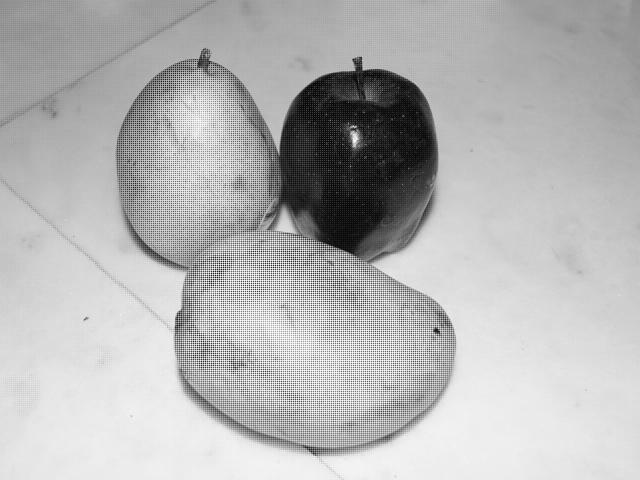
%> input picture ProcesamientosDeSeñalesEnTiempoReal/RGGB/RGGB/Frutas06r_rggb.jpg, 640 x 480 px
$ octave MarquezSalazarBrandon_Interpolacion_Bicubica.m   (GNU Octave 9; MATLAB toolbox functions it lacks are replaced by stand-ins)
%> lines starting %> are read from the running program, lines starting %| are printed output that depends on the picture
%% INTERPOLACIÓN BICÚBICA PARA PATRÓN BAYER RGGB - VERSIÓN VECTORIZADA
% Aplicación directa de las fórmulas del documento con indexación vectorizada:
% I(u+3) = (-I(u) + 9*I(u+2) + 9*I(u+4) - I(u+6)) / 16
% Se procesa directamente la imagen Bayer en un solo canal

clear; close all; clc;

%% Cargar la imagen Bayer RGGB
file_img = 'Frutas06r_rggb.jpg';
d = '/';
path_img = './RGGB/';

if ~exist(path_img, 'dir')
    path_img = uigetdir(pwd, 'Selecciona el directorio.');
    path_img = [path_img d];
end

imgRGGB = imread([path_img file_img]);
%> imgRGGB is the input picture: size 480x640 uint8; min 0, max 255, mean 181
[Rows, Cols] = size(imgRGGB);
%> Rows = 480; Cols = 640

%% Crear la imagen RGB destino
imgRGB = zeros(Rows, Cols, 3, 'uint8');

%% Definir índices de filas y columnas
RowP = 2:2:Rows;
%> RowP = 240 values from 2 to 480
RowI = 1:2:Rows;
%> RowI = 240 values from 1 to 479
ColP = 2:2:Cols;
%> ColP = 320 values from 2 to 640
ColI = 1:2:Cols;
%> ColI = 320 values from 1 to 639

%% Asignar píxeles originales
imgRGB(RowI, ColI, 1) = imgRGGB(RowI, ColI);  % R en (impar, impar)
imgRGB(RowI, ColP, 2) = imgRGGB(RowI, ColP);  % G1 en (impar, par)
imgRGB(RowP, ColI, 2) = imgRGGB(RowP, ColI);  % G2 en (par, impar)
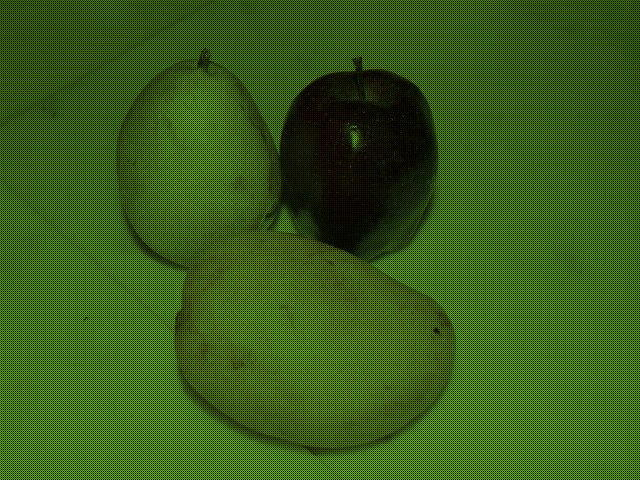
%> imgRGB: size 480x640x3 uint8; mean R, G, B 48.8, 91.8, 0
imgRGB(RowP, ColP, 3) = imgRGGB(RowP, ColP);  % B en (par, par)
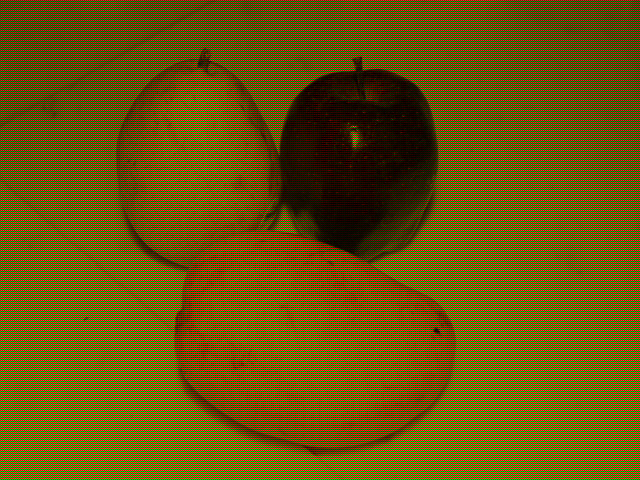
%> imgRGB: size 480x640x3 uint8; mean R, G, B 48.8, 91.8, 40.3

%% INTERPOLACIÓN HORIZONTAL CON FÓRMULA BICÚBICA - VECTORIZADA
% Fórmula: I(u+3) = (-I(u) + 9*I(u+2) + 9*I(u+4) - I(u+6)) / 16
% Interpola en posición u+3 usando puntos u, u+2, u+4, u+6

%% Definir rangos de columnas para interpolación horizontal
% Para interpolación en posición u+3, necesitamos columnas u, u+2, u+4, u+6
% Las columnas u+3 donde se interpola dependen del canal
cols_u3_RG2 = 4:2:Cols-6;  % Columnas para R y G2 (posición u+3)
%> cols_u3_RG2 = 316 values from 4 to 634
cols_u3_G1B = 5:2:Cols-6;  % Columnas para G1 y B (posición u+3)

cols_u_RG2   = cols_u3_RG2 - 3;  % Columnas u
cols_u2_RG2  = cols_u3_RG2 - 1;  % Columnas u+2
cols_u4_RG2  = cols_u3_RG2 + 1;  % Columnas u+4
cols_u6_RG2  = cols_u3_RG2 + 3;  % Columnas u+6

cols_u_G1B   = cols_u3_G1B - 3;  % Columnas u
cols_u2_G1B  = cols_u3_G1B - 1;  % Columnas u+2
cols_u4_G1B  = cols_u3_G1B + 1;  % Columnas u+4
cols_u6_G1B  = cols_u3_G1B + 3;  % Columnas u+6

%% Canal Rojo: interpolar en posición u+3 usando columnas impares
% R original está en filas impares, columnas impares
for i = RowI
    imgRGB(i, cols_u3_RG2, 1) = uint8((-double(imgRGGB(i, cols_u_RG2)) + ...
                                        9*double(imgRGGB(i, cols_u2_RG2)) + ...
                                        9*double(imgRGGB(i, cols_u4_RG2)) - ...
                                        double(imgRGGB(i, cols_u6_RG2))) / 16);
end
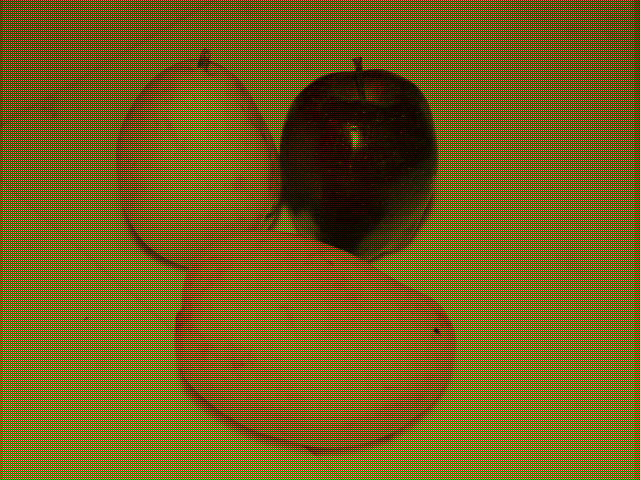
%> imgRGB: size 480x640x3 uint8; mean R, G, B 97.1, 91.8, 40.3

%% Canal Verde (G1): interpolar en posición u+3 usando columnas pares
% G1 original está en filas impares, columnas pares
for i = RowI
    imgRGB(i, cols_u3_G1B, 2) = uint8((-double(imgRGGB(i, cols_u_G1B)) + ...
                                        9*double(imgRGGB(i, cols_u2_G1B)) + ...
                                        9*double(imgRGGB(i, cols_u4_G1B)) - ...
                                        double(imgRGGB(i, cols_u6_G1B))) / 16);
end
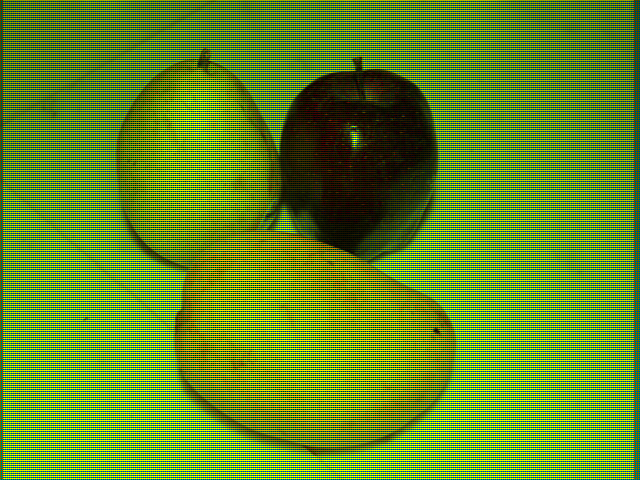
%> imgRGB: size 480x640x3 uint8; mean R, G, B 97.1, 137, 40.3

%% Canal Verde (G2): interpolar en posición u+3 usando columnas impares
% G2 original está en filas pares, columnas impares
for i = RowP
    imgRGB(i, cols_u3_RG2, 2) = uint8((-double(imgRGGB(i, cols_u_RG2)) + ...
                                        9*double(imgRGGB(i, cols_u2_RG2)) + ...
                                        9*double(imgRGGB(i, cols_u4_RG2)) - ...
                                        double(imgRGGB(i, cols_u6_RG2))) / 16);
end
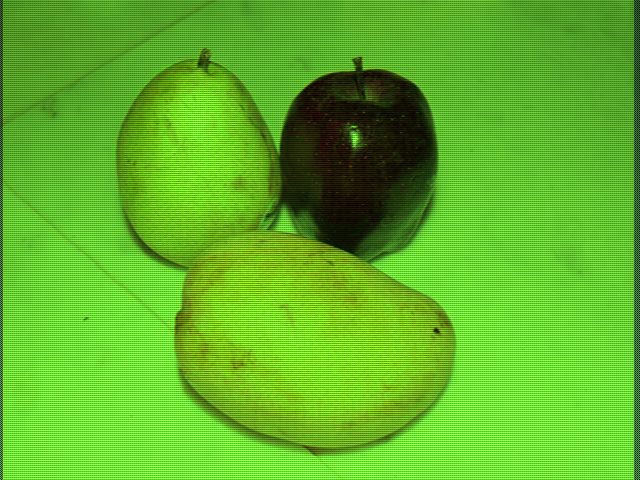
%> imgRGB: size 480x640x3 uint8; mean R, G, B 97.1, 182.3, 40.3

%% Canal Azul: interpolar en posición u+3 usando columnas pares
% B original está en filas pares, columnas pares
for i = RowP
    imgRGB(i, cols_u3_G1B, 3) = uint8((-double(imgRGGB(i, cols_u_G1B)) + ...
                                        9*double(imgRGGB(i, cols_u2_G1B)) + ...
                                        9*double(imgRGGB(i, cols_u4_G1B)) - ...
                                        double(imgRGGB(i, cols_u6_G1B))) / 16);
end
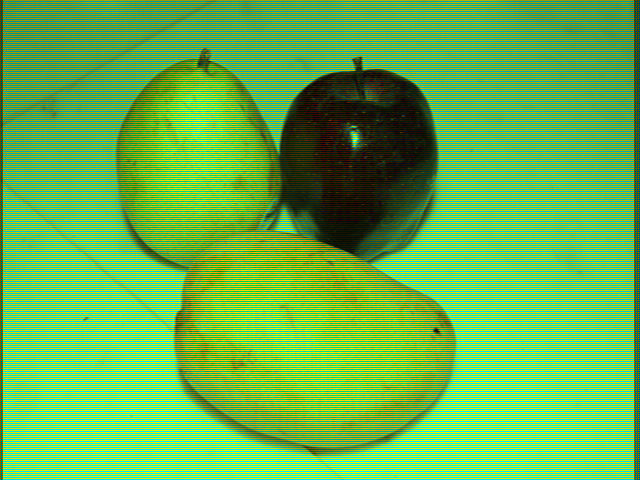
%> imgRGB: size 480x640x3 uint8; mean R, G, B 97.1, 182.3, 79.9

%% INTERPOLACIÓN VERTICAL CON FÓRMULA BICÚBICA - VECTORIZADA
% Fórmula: I(v+3) = (-I(v) + 9*I(v+2) + 9*I(v+4) - I(v+6)) / 16
% Se aplica a posiciones que aún están en cero después de la interpolación horizontal

%% Definir rangos de filas para interpolación vertical
% Para interpolación en posición v+3, necesitamos filas v, v+2, v+4, v+6
% Las filas v+3 donde se interpola son las que cumplen el patrón
rows_v3 = 4:2:Rows-6;  % Filas (posición v+3)

rows_v   = rows_v3 - 3;  % Filas v
rows_v2  = rows_v3 - 1;  % Filas v+2
rows_v4  = rows_v3 + 1;  % Filas v+4
rows_v6  = rows_v3 + 3;  % Filas v+6

%% Completar interpolación vertical para cada canal
for c = 1:3
    % Para cada columna
    for j = 1:Cols
        % Solo procesar posiciones que están en cero
        zero_mask = imgRGB(rows_v3, j, c) == 0;
        if any(zero_mask)
            rows_active = rows_v3(zero_mask);
            v_active    = rows_v(zero_mask);
            v2_active   = rows_v2(zero_mask);
            v4_active   = rows_v4(zero_mask);
            v6_active   = rows_v6(zero_mask);

            imgRGB(rows_active, j, c) = uint8((-double(imgRGB(v_active, j, c)) + ...
                                               9*double(imgRGB(v2_active, j, c)) + ...
                                               9*double(imgRGB(v4_active, j, c)) - ...
                                               double(imgRGB(v6_active, j, c))) / 16);
        end
    end
end
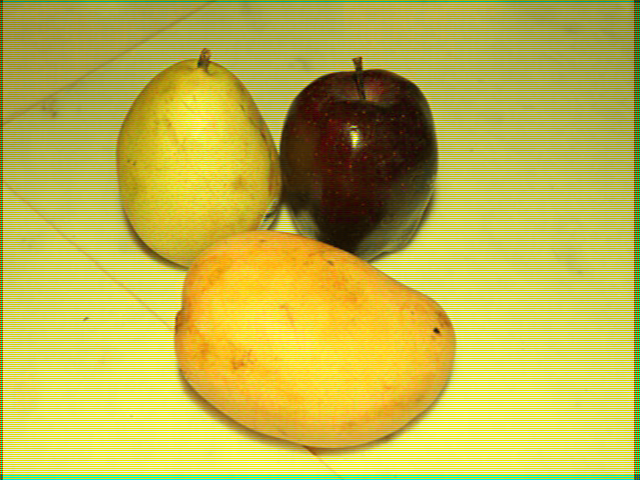
%> imgRGB: size 480x640x3 uint8; mean R, G, B 192.4, 182.9, 79.9
%> after the loop, rows_active = 236 values from 4 to 474; v2_active = 236 values from 3 to 473; v4_active = 236 values from 5 to 475; v6_active = 236 values from 7 to 477; v_active = 236 values from 1 to 471

%% Visualizar resultados
figure('Position', [100 100 800 400]);
subplot(1,2,1); imshow(imgRGGB); title('Imagen Bayer Original');
subplot(1,2,2); imshow(imgRGB);  title('Interpolación Bicúbica Vectorizada');

$ run again, with ProcesamientosDeSeñalesEnTiempoReal/RGGB/RGGB/Frutas04r_rggb.jpg copied over ProcesamientosDeSeñalesEnTiempoReal/RGGB/RGGB/Frutas06r_rggb.jpg
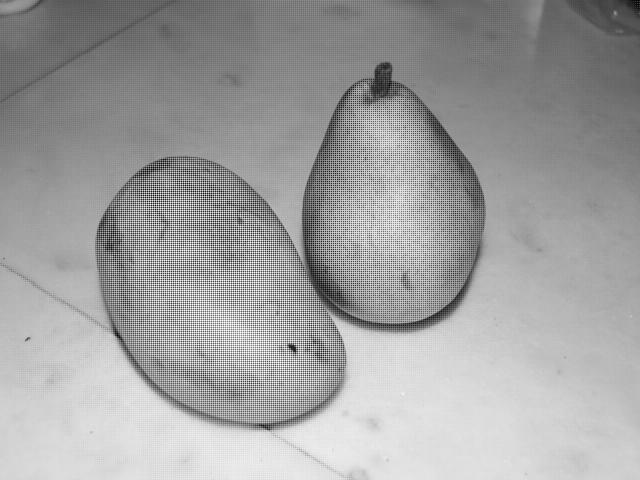
%> input picture ProcesamientosDeSeñalesEnTiempoReal/RGGB/RGGB/Frutas04r_rggb.jpg, 640 x 480 px
%> imgRGGB is the input picture: size 480x640 uint8; min 0, max 255, mean 159.9
%> after the loop `for i = RowP`:
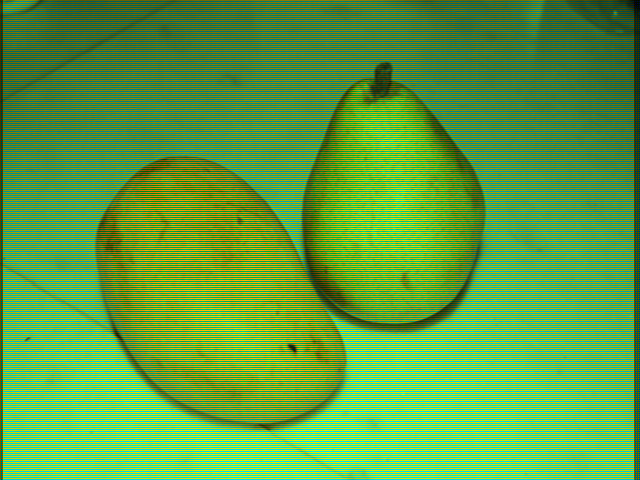
%> imgRGB: size 480x640x3 uint8; mean R, G, B 88.5, 161.3, 67.9
%> after the loop `for c = 1:3`:
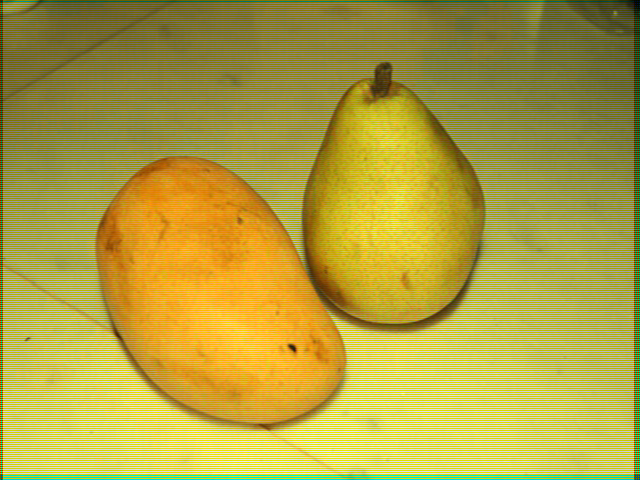
%> imgRGB: size 480x640x3 uint8; mean R, G, B 175.5, 161.8, 67.9
%> after the loop `for c = 1:3`: rows_active = 236 values from 4 to 474; v2_active = 236 values from 3 to 473; v4_active = 236 values from 5 to 475; v6_active = 236 values from 7 to 477; v_active = 236 values from 1 to 471

$ run again, with ProcesamientosDeSeñalesEnTiempoReal/RGGB/RGGB/Frutas05r_rggb.jpg copied over ProcesamientosDeSeñalesEnTiempoReal/RGGB/RGGB/Frutas06r_rggb.jpg
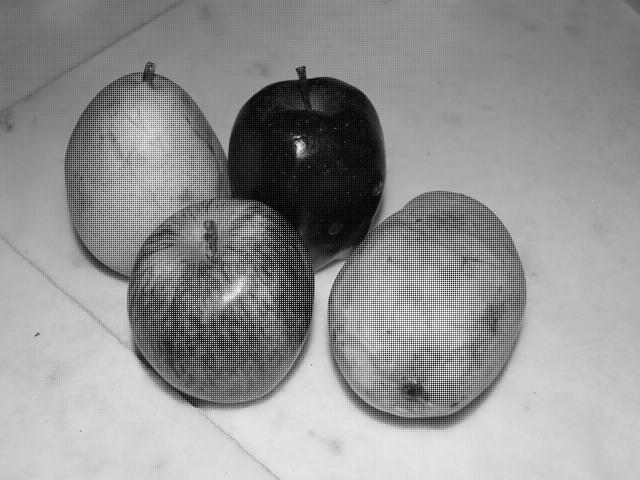
%> input picture ProcesamientosDeSeñalesEnTiempoReal/RGGB/RGGB/Frutas05r_rggb.jpg, 640 x 480 px
%> imgRGGB is the input picture: size 480x640 uint8; min 0, max 255, mean 145.9
%> after the loop `for i = RowP`:
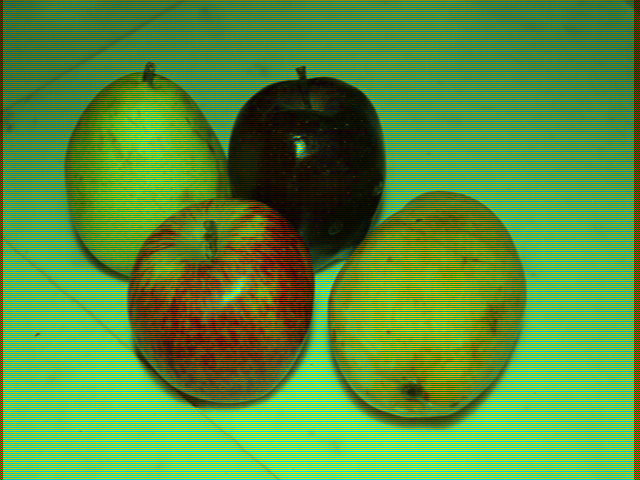
%> imgRGB: size 480x640x3 uint8; mean R, G, B 83.1, 144, 62.5
%> after the loop `for c = 1:3`:
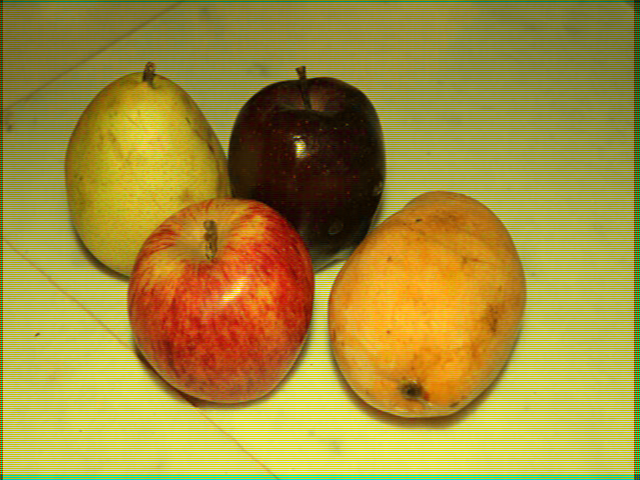
%> imgRGB: size 480x640x3 uint8; mean R, G, B 164.6, 144.5, 62.5
%> after the loop `for c = 1:3`: rows_active = 236 values from 4 to 474; v2_active = 236 values from 3 to 473; v4_active = 236 values from 5 to 475; v6_active = 236 values from 7 to 477; v_active = 236 values from 1 to 471

$ run again, with ProcesamientosDeSeñalesEnTiempoReal/RGGB/RGGB/Frutas07r_rggb.jpg copied over ProcesamientosDeSeñalesEnTiempoReal/RGGB/RGGB/Frutas06r_rggb.jpg
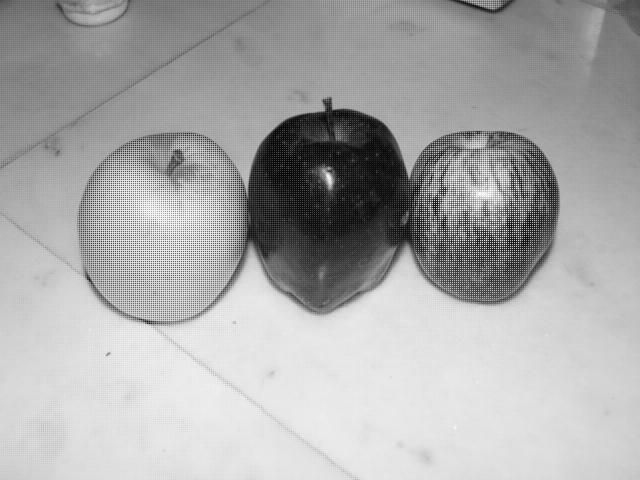
%> input picture ProcesamientosDeSeñalesEnTiempoReal/RGGB/RGGB/Frutas07r_rggb.jpg, 640 x 480 px
%> imgRGGB is the input picture: size 480x640 uint8; min 0, max 255, mean 169.4
%> after the loop `for c = 1:3`:
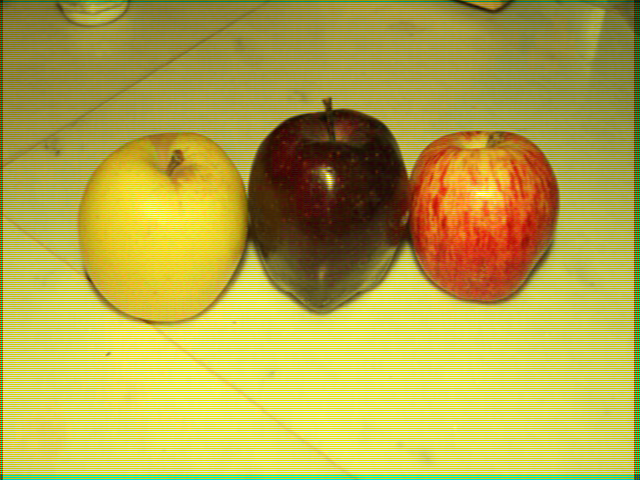
%> imgRGB: size 480x640x3 uint8; mean R, G, B 180.7, 168.5, 77.3
%> after the loop `for c = 1:3`: rows_active = 236 values from 4 to 474; v2_active = 236 values from 3 to 473; v4_active = 236 values from 5 to 475; v6_active = 236 values from 7 to 477; v_active = 236 values from 1 to 471
